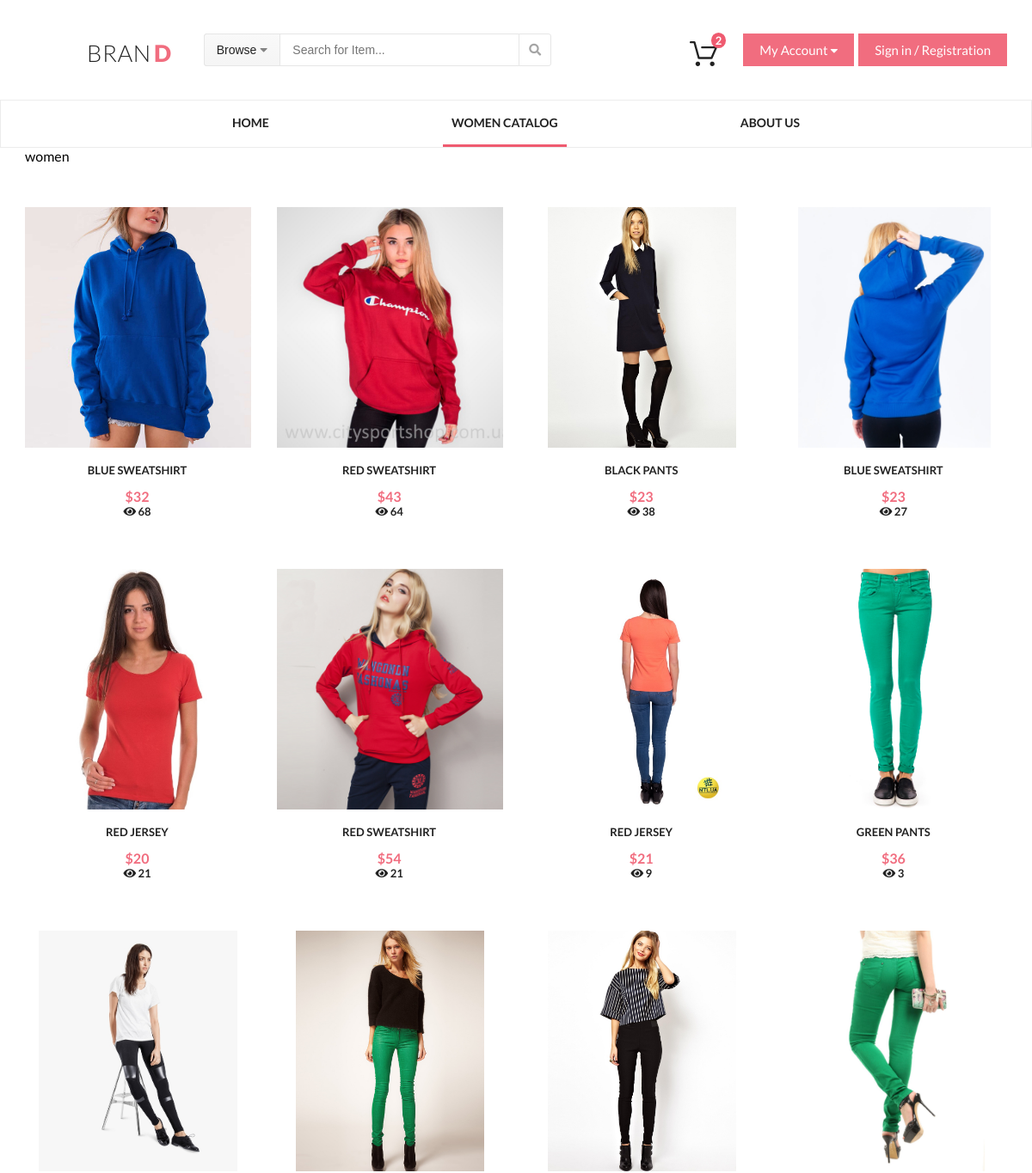
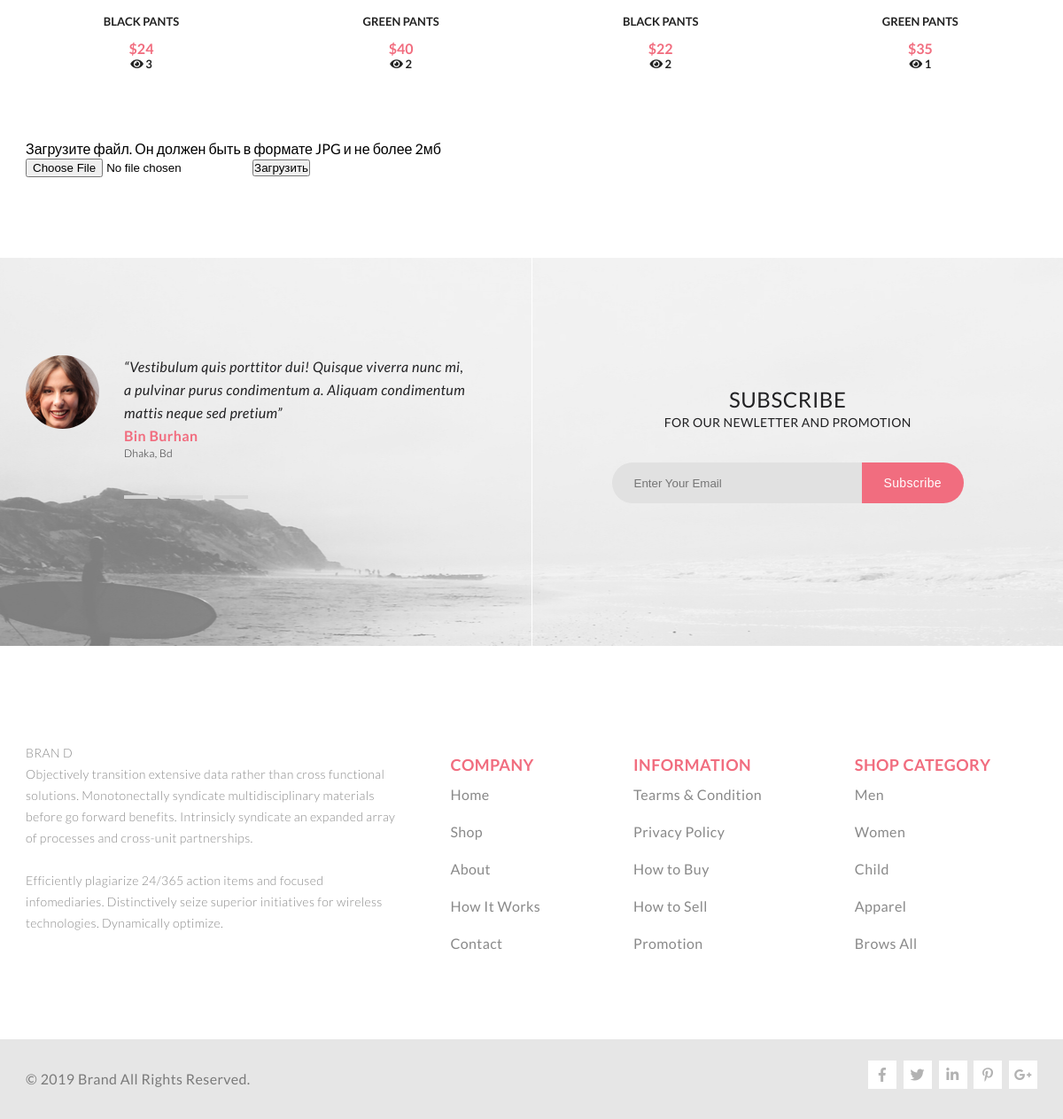
Screenshot of /women/ with the database file from the repository (2 pictures, top to bottom).
### tables this page shows
CREATE TABLE `product` (
  `id` int(11) NOT NULL,
  `name` varchar(45) NOT NULL,
  `rating` int(11) NOT NULL,
  `color` varchar(45) DEFAULT NULL,
  `discription` varchar(200) DEFAULT NULL,
  `price` int(11) DEFAULT NULL
);

### engine/db.php (called while the page is built, shortened)
<?php
function getDB()
{
    static $sqlConnect = null;
    if (is_null($sqlConnect)) {
        $sqlConnect = @mysqli_connect(HOST, USER, PASSWORD, DATABASE)
            or die("Ошибка соединения с БД" . mysqli_connect_error());
    }
    return $sqlConnect;
}
function getArrayDB($query) {
    $link = getDB();
    $result = @mysqli_query($link, $query) or die(mysqli_error($link));
    $result_array = [];
    foreach ($result as $row) {
        $result_array[] = $row;
    }
    return $result_array;
}

### engine/controller.php (called while the page is built, shortened)
<?php
function getParamsTemplate($page)
{
    switch ($page) {
        case 'header':
        $paramsTemplate = [
            'countCart' => countCart()
        ];
        break;
        case 'women':
            $paramsTemplate = [
                'title' => 'WOMEN',
                'productList' => getArrayDB("SELECT * FROM `product` ORDER BY `rating` DESC;"),
                'messageLoad' => imageLoad(DIR_CATALOG),
            ];
            break;
    }
    return $paramsTemplate;
}
function imageLoad($dirCatalog)
{
    return $message;
}

### engine/auth.php (called while the page is built, shortened)
<?php
function getSession1() {
    return '111';
}

### engine/cart.php (called while the page is built, shortened)
<?php
function countCart(){
    $session = getSession1();
    $sqlSumm = "SELECT * FROM `cart` WHERE id_session = {$session};";
    $cartList = getArrayDB($sqlSumm);
    return count($cartList);
}

### templates/women.php (the view, shortened to what this page needs)
<main class="women_page">
    women
    <div class="product">
        <?php foreach ($productList as $itemProduct) : ?>
            <a href="/product/<?=$itemProduct['id']?>/?id=<?=$itemProduct['id']?>">
                <figure class="productItem">
                    <img src="/<?= (DIR_CATALOG .  $itemProduct['id']) . '.jpg'; ?>" alt="productFoto">
                    <figcaption><?= $itemProduct['color'] . ' ' . $itemProduct['name'] ; ?>
                        <p>$<?= $itemProduct['price']; ?></p>
                        <i class="fa fa-eye" aria-hidden="true"></i><span class="raring"> <?= $itemProduct['rating'] ?></span>
                    </figcaption>
                </figure>
            </a>
        <?php endforeach; ?>
    </div>
    <form method="post" enctype="multipart/form-data">
        <p><?= $messageLoad; ?><br> Загрузите файл. Он должен быть в формате JPG и не более 2мб</p>
        <input type="file" name="loadfile">
        <input type="submit" name="loadbutton" value="Загрузить">
    </form>
</main>

### public/index.php (shortened to what this page needs)
<?php
$url_array = explode("/", $_SERVER['REQUEST_URI']);
if ($url_array[1] == '') {
    $page = 'home';
} else {
    $page = $url_array[1];
}
$paramsTemplate = getParamsTemplate($page);
echo renderLayout($page, $paramsTemplate);

### engine/render.php (shortened to what this page needs)
<?php
function renderLayout($page, array $paramsContent = [])
{
    $layout = renderTemplates(LAYOUTS_DIR . 'main', [
        'content' => renderTemplates($page, $paramsContent),
        'header' => renderTemplates('header', getParamsTemplate('header')),
        'menu' => renderTemplates('menu'),
        'footer' => renderTemplates('footer'),
    ]);
    return $layout;
}
function renderTemplates($page, array $paramsContent = [])
{
    $fileName = TEMPLATES_DIR . "{$page}.php";
    if (file_exists($fileName)) {
        include_once $fileName;
    } else {
        die("Страницы {$fileName} не существует.");
    }
    return ob_get_clean();
}

### templates/header.php (shortened to what this page needs)
<header>
    <div class="logoSearch">
        <div class="logo">
            <span class="styleBran">BRAN</span>
            <span class="styleD">D</span>
        </div>
        <div class="search">
            <button class="browse">Browse <i class="fas fa-caret-down"></i></button>
            <input type="search" placeholder="Search for Item...">
            <button type="button" class="searchButton"><i class="fas fa-search"></i></button>
        </div>
    </div>
    <div class="my">
        <a class="cartButton" href="/cart/">
            <img src="/img/Forma_1.png" alt="basket">
            <div class="cartCount" id="cartCount" ><?=$countCart?></div>
        </a>
        <a href="/my_account/" class="myAccount">
            My Account
            <i class="fas fa-caret-down"></i>
        </a>
        <a href="/my_account/" class="myAccount">Sign in / Registration</a>
    </div>
</header>

### templates/menu.php
<nav>
    <ul>
        <li><a href="/">HOME</a></li>
        <li><a href="/women/">WOMEN CATALOG</a></li>
        <li><a href="/about_us/">ABOUT US</a></li>
    </ul>
</nav>

### templates/footer.php (shortened to what this page needs)
<div class="subscribeBcg">
    <div class="subscribe">
        <div class="commentBlock">
            <div class="comment"> “Vestibulum quis porttitor dui! Quisque viverra nunc mi, a pulvinar purus
                condimentum a. Aliquam condimentum mattis neque sed pretium”
                <br>
                <address>Bin Burhan<p>Dhaka, Bd</p>
                </address>
                <div class="scroll">
                    <a href="#"></a>
                    <a href="#"></a>
                    <a href="#"></a>
                </div>
            </div>
        </div>
        <div class="emailBlock">
            <div class="email">Subscribe
                <p>FOR OUR NEWLETTER AND PROMOTION</p>
                <form action="#">
                    <input type="email" placeholder="Enter Your Email">
                    <input type="submit" value="Subscribe"> </form>
            </div>
        </div>
    </div>
</div>
<footer>
    <div class="footer">
        <div class="aboutBrand">
            <div class="logo"> <span class="styleBran">BRAN</span> <span class="styleD">D</span> </div>
            <p> Objectively transition extensive data rather than cross functional solutions. Monotonectally
                syndicate multidisciplinary materials before go forward benefits. Intrinsicly syndicate an
                expanded
                array of processes and cross-unit partnerships. </p>
            <br>
            <p> Efficiently plagiarize 24/365 action items and focused infomediaries. Distinctively seize
                superior
                initiatives for wireless technologies. Dynamically optimize. </p>
        </div>
        <div class="aboutAll">
            <div>
                <h4>COMPANY</h4>
                <ul>
                    <li><a href="#">Home</a></li>
                    <li><a href="#">Shop</a></li>
                    <li><a href="#">About</a></li>
                    <li><a href="#">How It Works</a></li>
                    <li><a href="#">Contact</a></li>
                </ul>
            </div>
            <div>
                <h4>INFORMATION</h4>
                <ul>
                    <li><a href="#">Tearms & Condition</a></li>
                    <li><a href="#">Privacy Policy</a></li>
                    <li><a href="#">How to Buy</a></li>
                    <li><a href="#">How to Sell</a></li>
                    <li><a href="#">Promotion</a></li>
                </ul>
            </div>
            <div>
                <h4>SHOP CATEGORY</h4>
                <ul>
                    <li><a href="#">Men</a></li>
                    <li><a href="#">Women</a></li>
                    <li><a href="#">Child</a></li>
                    <li><a href="#">Apparel</a></li>
                    <li><a href="#">Brows All</a></li>
                </ul>
            </div>
        </div>
    </div>
    <div class="copySocialBlock">
        <div class="copySocial">
            <div class="copy">&copy; <?=date('Y')?> Brand All Rights Reserved.</div>
            <div class="social">
                <div><i class="fab fa-facebook-f"></i></div>
                <div><i class="fab fa-twitter"></i></div>
                <div><i class="fab fa-linkedin-in"></i></div>
                <div><i class="fab fa-pinterest-p"></i></div>
                <div><i class="fab fa-google-plus-g"></i></div>
            </div>
        </div>
    </div>
</footer>

### templates/layouts/main.php (shortened to what this page needs)
<!DOCTYPE html>
<html lang="en">
<head>
    <link rel="stylesheet" href="https://use.fontawesome.com/releases/v5.6.3/css/all.css">
    <link rel="stylesheet" href="/style/header_style.css">
    <link rel="stylesheet" href="/style/nav.css">
    <link rel="stylesheet" href="/style/footer_style.css">
    <link rel="stylesheet" href="/style/about_us.css">
    <link rel="stylesheet" href="/style/index.css">
    <link rel="stylesheet" href="/style/my_account.css">
    <link rel="stylesheet" href="/style/product.css">
    <link rel="stylesheet" href="/style/women.css">
    <link rel="stylesheet" href="/style/cart.css">
</head>
<body>
    <?= $header ?>
    <?= $menu ?>
    <?= $content ?>
    <?= $footer ?>
</body>
</html>

### public/style/header_style.css (style rules this page uses)
header { margin: 0 auto; width: 1142px; height: 116px; display: flex; align-items: center; justify-content: space-between; }
header .logoSearch { display: flex; align-items: center; }
header .search { display: flex; margin-left: 37px; }
header .search .browse { padding: 10px 14px; border-radius: 3px 0 0 3px; border: 1px solid #e6e6e6; background-color: #cdcdcc; background-image: linear-gradient(to bottom, #f9f9f9 0%, #f5f5f5 100%); color: #222222; font-size: 14px; font-weight: 300; }
header .search .browse i { color: #838383; letter-spacing: 0.35px; }
header .search input[type="search"] { width: 279px; border: 1px solid #e6e6e6; background-color: #fff; color: #a4a4a4; font-size: 14px; font-weight: 300; line-height: 32px; margin-left: -1px; padding: 0 14px; }
header .search .searchButton { border-radius: 0 3px 3px 0; background-color: #fff; border: 1px solid #e6e6e6; color: #a4a4a4; font-size: 14px; font-weight: 400; width: 38px; margin-left: -1px; cursor: pointer; }
header .my { display: flex; align-items: flex-end; }
header .my .cartButton { margin-right: 25px; height: 29px; position: relative; text-decoration: none; }
header .my .cartButton .cartCount { position: absolute; border-radius: 50%; border-color: #ef5b70; background-color: #ef5b70; padding: 1px 5px; font-size: 13px; color: #fff; font-weight: bold; top: -10px; right: -10px; }
header .my .myAccount { margin-left: 5px; }
header .my .myAccount, header .my .myAccountMenu { text-decoration: none; padding: 10px 19px; background-color: #f16d7f; color: #ffffff; font-size: 15px; font-weight: 400; position: relative; border: none; display: block; cursor: pointer; }
header .my .myAccount i, header .my .myAccountMenu i { font-size: 14px; }
header .logo { background-image: url(../img/Group_2.png); background-repeat: no-repeat; padding-left: 72px; height: 51px; }
header .logo .styleBran { color: #222222; font-size: 27px; font-weight: 300; line-height: 58px; letter-spacing: 0.68px; }
header .logo .styleD { color: #f16d7f; font-weight: 900; letter-spacing: 0.68px; font-size: 27px; line-height: 58px; }

### public/style/nav.css (style rules this page uses)
nav { height: 56px; border: 1px solid #ececec; background-color: #ffffff; }
nav ul { margin: 0 auto; width: 680px; display: flex; justify-content: space-between; align-items: center; list-style-type: none; }
nav ul li { height: 56px; }
nav ul li a { text-decoration: none; color: #222222; font-size: 14px; font-weight: 700; display: block; padding: 17px 10px; }
nav ul a:hover, nav ul li:nth-child(1) a { border-bottom: 3px solid #ef5b70; }

### public/style/index.css (style rules this page uses)
body { font-family: Lato, sans-serif; }
* { margin: 0; padding: 0; box-sizing: border-box; }
.product { display: flex; flex-flow: wrap; justify-content: space-between; margin-top: 50px; }
.product a { text-decoration: none; margin-bottom: 39px; width: 23%; }
.product figure { position: relative; overflow: hidden; width: 100%; text-align: center; }
.product figure img { height: 280px; margin: 0 auto; }
.product figcaption { color: #222222; font-size: 13px; font-weight: 700; text-transform: uppercase; padding: 15px 13px 20px; max-width: 261px; overflow: hidden; }
.product figcaption p { color: #f16d7f; font-size: 16px; font-weight: 700; text-transform: uppercase; padding-top: 13px; }

### public/style/product.css (style rules this page uses)
.product { display: flex; flex-flow: wrap; justify-content: space-between; margin-top: 50px; }
.product a { text-decoration: none; margin-bottom: 39px; width: 23%; }
.product figure { position: relative; overflow: hidden; width: 100%; text-align: center; }
.product figure img { height: 280px; margin: 0 auto; }
.product figcaption { color: #222222; font-size: 13px; font-weight: 700; text-transform: uppercase; padding: 15px 13px 20px; max-width: 261px; overflow: hidden; }
.product figcaption p { color: #f16d7f; font-size: 16px; font-weight: 700; text-transform: uppercase; padding-top: 13px; }

### public/style/women.css (style rules this page uses)
.women_page { width: 1142px; margin: 0 auto; }

### templates/women.php (style rules this page uses)
nav ul li:nth-child(1) a { border-bottom: none; }
nav ul li:nth-child(2) a { border-bottom: 3px solid #ef5b70; }

### rows the page displays
product: shows a picture, color "BLUE", name "SWEATSHIRT", price "32", rating "68"
product: shows a picture, color "RED", name "SWEATSHIRT", price "43", rating "64"
product: shows a picture, color "BLACK", name "PANTS", price "23", rating "38"
product: shows a picture, color "BLUE", name "SWEATSHIRT", price "23", rating "27"
product: shows a picture, color "RED", name "JERSEY", price "20", rating "21"
product: shows a picture, color "RED", name "SWEATSHIRT", price "54", rating "21"
product: shows a picture, color "RED", name "JERSEY", price "21", rating "9"
product: shows a picture, color "GREEN", name "PANTS", price "36", rating "3"
product: shows a picture, color "BLACK", name "PANTS", price "24", rating "3"
product: shows a picture, color "GREEN", name "PANTS", price "40", rating "2"
product: shows a picture, color "BLACK", name "PANTS", price "22", rating "2"
product: shows a picture, color "GREEN", name "PANTS", price "35", rating "1"

### other values shown
$countCart "2"
